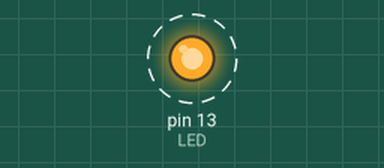
A sketch run on a simulated Arduino Uno, built with avr-gcc and run on an emulated ATmega328P. Parts: output pins drawn as LEDs (lit = HIGH). Dashed ring = blinking.

Above: at 0.5 s.
Timing chart, 0 to 4.6 s (numbered marks = the images above):
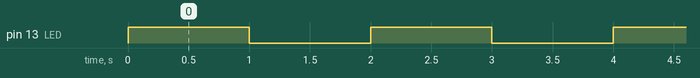

Measured:
- by itself, pin 13 (LED): alternates HIGH for 1.0 s and LOW for 1.0 s

The sketch:

blinkenlight.ino
```cpp
const int LED = 13; // LED connected to digital pin 13

void setup()
{
  pinMode(LED, OUTPUT); // sets the digital pin as output
}

void loop()
{
  digitalWrite(LED, HIGH);  // turn the LED on
  delay(1000);              // wait one second
  digitalWrite(LED, LOW);   // turn the LED off
  delay(1000);              // wait one second
}
```
